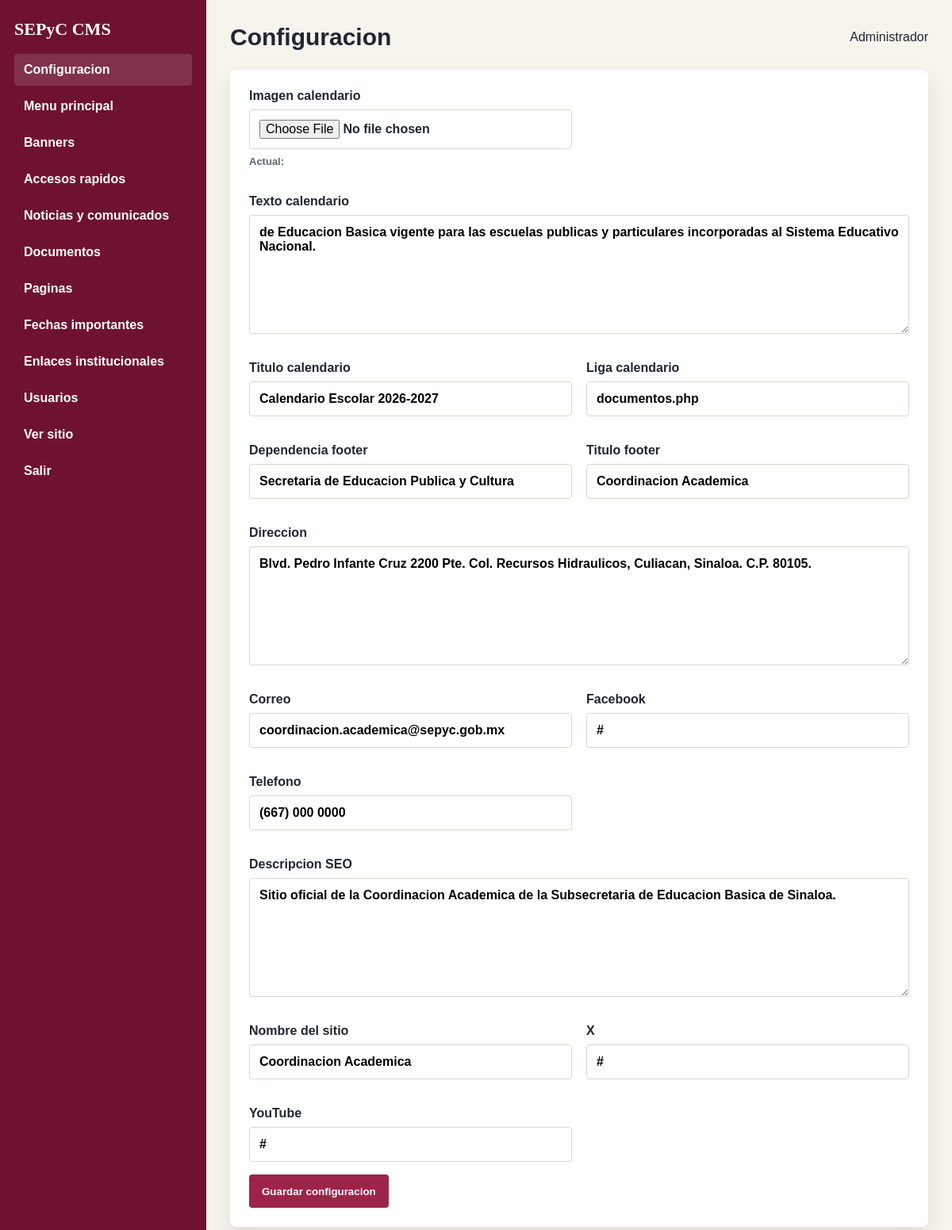
/admin/index.php (signed in), run on the app's committed database.
### tables this page shows
CREATE TABLE settings (
    id INT UNSIGNED AUTO_INCREMENT PRIMARY KEY,
    group_name VARCHAR(80) NOT NULL DEFAULT 'general',
    setting_key VARCHAR(120) NOT NULL UNIQUE,
    label VARCHAR(160) NOT NULL,
    setting_value TEXT NULL
);

### includes/functions.php (called while the page is built, shortened)
<?php
require_once __DIR__ . '/database.php';
function e(?string $value): string
{
    return htmlspecialchars((string) $value, ENT_QUOTES, 'UTF-8');
}
function rows(string $sql, array $params = []): array
{
    $statement = db()->prepare($sql);
    $statement->execute($params);
    return $statement->fetchAll();
}

### admin/includes/auth.php (called while the page is built, shortened)
<?php
require_once __DIR__ . '/../../includes/functions.php';
function admin_user(): ?array
{
    return $_SESSION['admin_user'] ?? null;
}

### includes/database.php (called while the page is built, shortened)
<?php
function db(): PDO
{
    static $pdo = null;
    if ($pdo === null) {
        $dsn = 'mysql:host=' . DB_HOST . ';dbname=' . DB_NAME . ';charset=utf8mb4';
        $pdo = new PDO($dsn, DB_USER, DB_PASS, [
            PDO::ATTR_ERRMODE => PDO::ERRMODE_EXCEPTION,
            PDO::ATTR_DEFAULT_FETCH_MODE => PDO::FETCH_ASSOC,
        ]);
    }
    return $pdo;
}

### admin/index.php (the view, shortened to what this page needs)
<?php
require_once __DIR__ . '/includes/auth.php';
$sections = [
    'settings' => ['title' => 'Configuracion', 'table' => 'settings'],
    'menu' => ['title' => 'Menu principal', 'table' => 'menu_items'],
    'slides' => ['title' => 'Banners', 'table' => 'slides'],
    'quick' => ['title' => 'Accesos rapidos', 'table' => 'quick_links'],
    'posts' => ['title' => 'Noticias y comunicados', 'table' => 'posts'],
    'documents' => ['title' => 'Documentos', 'table' => 'documents'],
    'pages' => ['title' => 'Paginas', 'table' => 'pages'],
    'events' => ['title' => 'Fechas importantes', 'table' => 'events'],
    'allies' => ['title' => 'Enlaces institucionales', 'table' => 'allies'],
    'users' => ['title' => 'Usuarios', 'table' => 'users'],
];
$section = $_GET['section'] ?? 'settings';
$settingsRows = $section === 'settings' ? rows('SELECT * FROM settings ORDER BY group_name, setting_key') : [];
?>
<!doctype html>
<html lang="es">
<head>
    <link rel="stylesheet" href="assets/admin.css">
</head>
<body>
<div class="admin-shell">
    <aside class="sidebar">
        <h1>SEPyC CMS</h1>
        <nav>
            <?php foreach ($sections as $key => $item): ?>
                <a class="<?= $section === $key ? 'active' : '' ?>" href="index.php?section=<?= e($key) ?>"><?= e($item['title']) ?></a>
            <?php endforeach; ?>
            <a href="../index.php" target="_blank">Ver sitio</a>
            <a href="logout.php">Salir</a>
        </nav>
    </aside>
    <main class="admin-main">
        <div class="admin-top">
            <h2><?= e($sections[$section]['title']) ?></h2>
            <span><?= e(admin_user()['name']) ?></span>
        </div>
        <?php if ($section === 'settings'): ?>
            <form class="panel" method="post" enctype="multipart/form-data">
                <div class="grid">
                    <?php foreach ($settingsRows as $setting): ?>
                        <label class="<?= strlen($setting['setting_value']) > 80 ? 'full' : '' ?>">
                            <?= e($setting['label']) ?>
                            <?php if ($setting['setting_key'] === 'calendar_image'): ?>
                                <input type="file" name="calendar_image">
                                <span class="hint">Actual: <?= e($setting['setting_value']) ?></span>
                            <?php elseif (strlen($setting['setting_value']) > 80 || strpos($setting['setting_key'], 'text') !== false || strpos($setting['setting_key'], 'address') !== false): ?>
                                <textarea name="settings[<?= e($setting['setting_key']) ?>]"><?= e($setting['setting_value']) ?></textarea>
                            <?php else: ?>
                                <input type="text" name="settings[<?= e($setting['setting_key']) ?>]" value="<?= e($setting['setting_value']) ?>">
                            <?php endif; ?>
                        </label>
                    <?php endforeach; ?>
                </div>
                <button type="submit">Guardar configuracion</button>
            </form>
        <?php endif; ?>
    </main>
</div>
</body>
</html>

### admin/assets/admin.css (style rules this page uses)
:root { --wine: #9d2449; --wine-dark: #6f1230; --teal: #1aa6a1; --gold: #bda468; --green: #185d4b; --paper: #f7f3ed; --ink: #202631; --muted: #5d6671; --line: #ded6cd; --white: #fff; }
* { box-sizing: border-box; }
body { margin: 0; background: var(--paper); color: var(--ink); font-family: Arial, sans-serif; }
a { color: inherit; text-decoration: none; }
label { display: grid; gap: 8px; margin-bottom: 16px; font-weight: 700; }
input, textarea, select { width: 100%; padding: 12px; border: 1px solid var(--line); border-radius: 4px; font: inherit; }
textarea { min-height: 150px; resize: vertical; }
button, .btn { display: inline-flex; justify-content: center; align-items: center; border: 0; border-radius: 4px; min-height: 42px; padding: 10px 16px; background: var(--wine); color: var(--white); font-weight: 800; cursor: pointer; }
.admin-shell { display: grid; grid-template-columns: 260px 1fr; min-height: 100vh; }
.sidebar { background: var(--wine-dark); color: var(--white); padding: 24px 18px; }
.sidebar h1 { margin: 0 0 18px; font-size: 22px; font-family: Georgia, serif; }
.sidebar nav { display: grid; gap: 6px; }
.sidebar a { padding: 11px 12px; border-radius: 4px; font-weight: 700; }
.sidebar a:hover, .sidebar a.active { background: rgba(255,255,255,.13); }
.admin-main { padding: 30px; }
.admin-top { display: flex; align-items: center; justify-content: space-between; gap: 20px; margin-bottom: 24px; }
.admin-top h2 { margin: 0; font-size: 30px; }
.panel { background: var(--white); border-radius: 8px; box-shadow: 0 12px 26px rgba(40,35,30,.1); padding: 24px; margin-bottom: 24px; }
.grid { display: grid; grid-template-columns: repeat(2, 1fr); gap: 18px; }
.full { grid-column: 1 / -1; }
.hint { color: var(--muted); font-size: 13px; }

### data on the page
settings: label "Imagen calendario"
settings: label "Texto calendario", setting_key+setting_value "de Educacion Basica vigente para las escuelas publicas y particulares incorporadas al Sistema Educativo Nacional."
settings: label "Titulo calendario", setting_value "Calendario Escolar 2026-2027"
settings: label "Liga calendario", setting_value "documentos.php"
settings: label "Dependencia footer", setting_value "Secretaria de Educacion Publica y Cultura"
settings: label "Titulo footer", setting_value "Coordinacion Academica"
settings: label "Direccion", setting_key+setting_value "Blvd. Pedro Infante Cruz 2200 Pte. Col. Recursos Hidraulicos, Culiacan, Sinaloa. C.P. 80105."
settings: label "Correo", setting_value "coordinacion.academica@sepyc.gob.mx"
settings: label "Facebook", setting_value "#"
settings: label "Telefono", setting_value "(667) 000 0000"
settings: label "Descripcion SEO", setting_key+setting_value "Sitio oficial de la Coordinacion Academica de la Subsecretaria de Educacion Basica de Sinaloa."
settings: label "Nombre del sitio", setting_value "Coordinacion Academica"
settings: label "X", setting_value "#"
settings: label "YouTube", setting_value "#"

### other printed values
$item['title'] "Configuracion"
$item['title'] "Menu principal"
$item['title'] "Banners"
$item['title'] "Accesos rapidos"
$item['title'] "Noticias y comunicados"
$item['title'] "Documentos"
$item['title'] "Paginas"
$item['title'] "Fechas importantes"
$item['title'] "Enlaces institucionales"
$item['title'] "Usuarios"
$sections[$section]['title'] "Configuracion"
admin_user()['name'] "Administrador"
